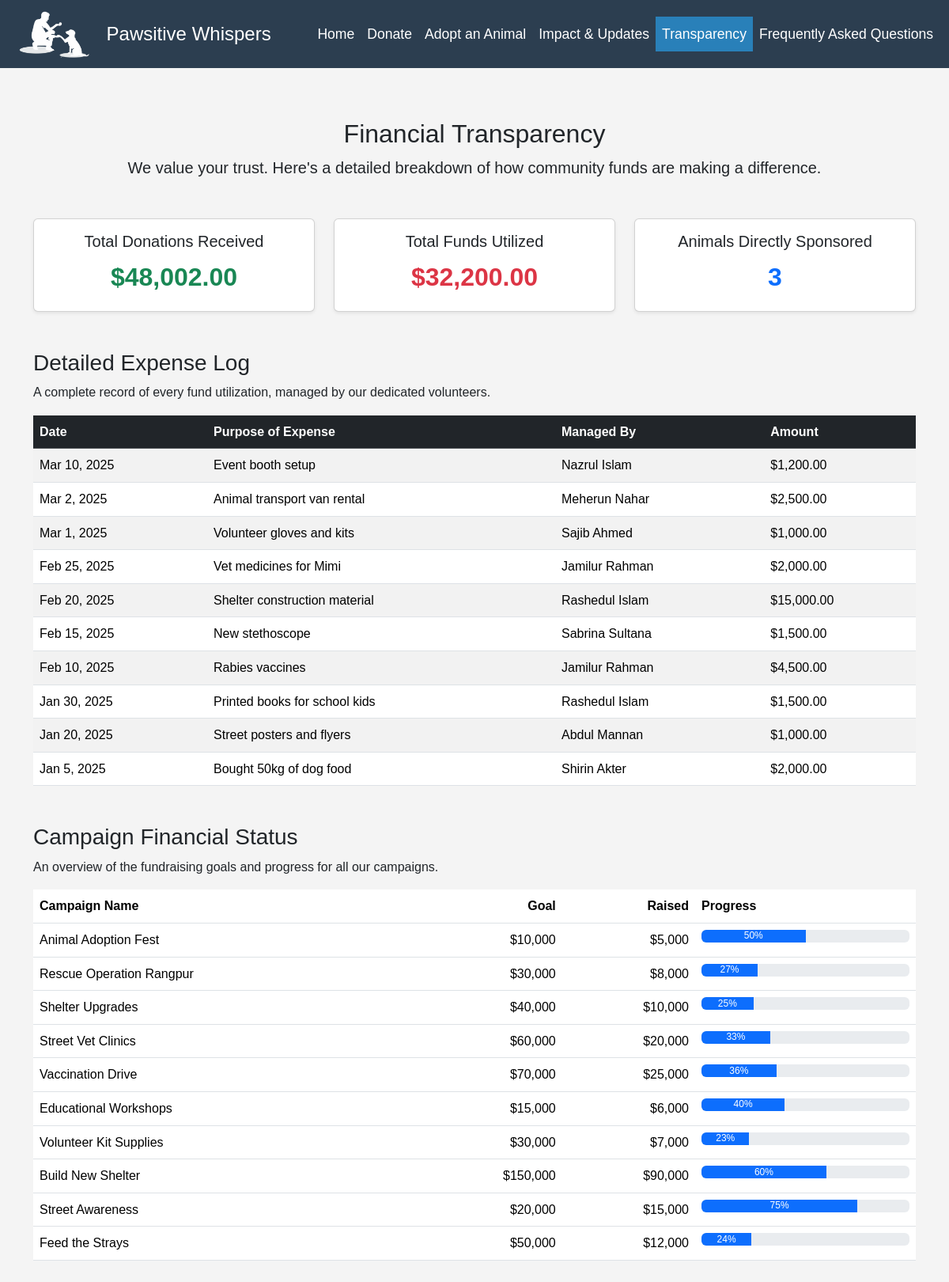
Screenshot of /Benefactor/control/TransparencyController.php with the database file from the repository.
### tables this page shows
CREATE TABLE FundUsage (
    UsageID INT PRIMARY KEY AUTO_INCREMENT,
    DonationID INT,
    UsedBy INT,
    Purpose TEXT,
    AmountUsed DECIMAL(10, 2),
    DateUsed DATE,
    Notes TEXT,
    FOREIGN KEY (DonationID) REFERENCES Donations(DonationID),
    FOREIGN KEY (UsedBy) REFERENCES Users(UserID)
);

CREATE TABLE Users (
    UserID INT PRIMARY KEY AUTO_INCREMENT,
    FullName VARCHAR(255) NOT NULL,
    Email VARCHAR(255) UNIQUE NOT NULL,
    Phone VARCHAR(20),
    Password VARCHAR(255) NOT NULL,
    HomeAddress TEXT,
    CityStateCountry VARCHAR(255),
    Role ENUM('General', 'Volunteer', 'Veterinarian', 'Benefactor') NOT NULL,
    ProfilePicturePath VARCHAR(255),
    SocialMediaLinks TEXT,
    EmailVerified BOOLEAN DEFAULT FALSE,
    CreatedAt TIMESTAMP DEFAULT CURRENT_TIMESTAMP,
    UpdatedAt TIMESTAMP DEFAULT CURRENT_TIMESTAMP ON UPDATE CURRENT_TIMESTAMP,
    DeletedAt TIMESTAMP NULL
);

CREATE TABLE Campaigns (
    CampaignID INT PRIMARY KEY AUTO_INCREMENT,
    CampaignName VARCHAR(100) NOT NULL,
    Description TEXT,
    StartDate DATE NOT NULL,
    EndDate DATE,
    GoalAmount DECIMAL(10, 2),
    RaisedAmount DECIMAL(10, 2) DEFAULT 0.00,
    CreatedBy INT NOT NULL,
    FOREIGN KEY (CreatedBy) REFERENCES Users(UserID) ON DELETE CASCADE
);

### Benefactor/control/TransparencyController.php (called while the page is built, shortened)
<?php
require_once '../model/BenefactorModel.php';
class TransparencyController {
    public function showTransparencyPage() {
        $model = new BenefactorModel();
        $summary = $model->getFinancialSummary();
        $fundLog = $model->getFundUsageLog();
        $campaigns = $model->getCampaignFinancials();
        $activePage = 'transparency';
        require_once '../view/Transparency.php';
    }
}
$controller = new TransparencyController();
$controller->showTransparencyPage();

### Benefactor/model/BenefactorModel.php (called while the page is built, shortened)
<?php
class BenefactorModel {
    private $conn;
    public function __construct() {
        $servername = "localhost";
        $username = "root";
        $password = "";
        $dbname = "PawsitiveWhispers";
        $this->conn = new mysqli($servername, $username, $password, $dbname);
    }
    public function getFinancialSummary() {
    $summary = [];
    $stmt1 = $this->conn->prepare("SELECT SUM(DonationAmount) AS TotalReceived FROM Donations");
    $stmt1->execute();
    $result1 = $stmt1->get_result()->fetch_assoc();
    $summary['total_received'] = $result1['TotalReceived'] ?? 0;
    $stmt2 = $this->conn->prepare("SELECT SUM(AmountUsed) AS TotalUsed FROM FundUsage");
    $stmt2->execute();
    $result2 = $stmt2->get_result()->fetch_assoc();
    $summary['total_used'] = $result2['TotalUsed'] ?? 0;
    $stmt3 = $this->conn->prepare("SELECT COUNT(DISTINCT AnimalID) AS AnimalsHelped FROM Donations WHERE AnimalID IS NOT NULL");
    $stmt3->execute();
    $result3 = $stmt3->get_result()->fetch_assoc();
    $summary['animals_helped'] = $result3['AnimalsHelped'] ?? 0;
    return $summary;
    }
    public function getFundUsageLog() {
        $query = "
            SELECT
                fu.DateUsed,
                fu.AmountUsed,
                fu.Purpose,
                u.FullName AS VolunteerName
            FROM
                FundUsage fu
            LEFT JOIN
                Users u ON fu.UsedBy = u.UserID
            ORDER BY
                fu.DateUsed DESC
        ";
        $result = $this->conn->query($query);
        return $result->fetch_all(MYSQLI_ASSOC);
    }
    public function getCampaignFinancials() {
        $query = "SELECT CampaignName, GoalAmount, RaisedAmount FROM Campaigns ORDER BY StartDate DESC";
        $result = $this->conn->query($query);
        return $result->fetch_all(MYSQLI_ASSOC);
    }
}

### Benefactor/view/Transparency.php (the view, shortened to what this page needs)
<?php
include '../includes/navbar.php';
?>
<main>
<section id="transparency">
  <div class="container py-4">
    <div class="text-center mb-5">
      <h2>Financial Transparency</h2>
      <p class="lead">We value your trust. Here's a detailed breakdown of how community funds are making a difference.</p>
    </div>
    <div class="row text-center mb-5">
        <div class="col-md-4">
            <div class="card shadow-sm h-100">
                <div class="card-body">
                    <h5 class="card-title">Total Donations Received</h5>
                    <p class="card-text fs-2 fw-bold text-success">$<?= number_format($summary['total_received'], 2); ?></p>
                </div>
            </div>
        </div>
        <div class="col-md-4">
            <div class="card shadow-sm h-100">
                <div class="card-body">
                    <h5 class="card-title">Total Funds Utilized</h5>
                    <p class="card-text fs-2 fw-bold text-danger">$<?= number_format($summary['total_used'], 2); ?></p>
                </div>
            </div>
        </div>
        <div class="col-md-4">
            <div class="card shadow-sm h-100">
                <div class="card-body">
                    <h5 class="card-title">Animals Directly Sponsored</h5>
                    <p class="card-text fs-2 fw-bold text-primary"><?= $summary['animals_helped']; ?></p>
                </div>
            </div>
        </div>
    </div>
    <div class="my-5">
        <h3>Detailed Expense Log</h3>
        <p>A complete record of every fund utilization, managed by our dedicated volunteers.</p>
        <table class="table table-striped table-hover">
            <thead class="table-dark">
                <tr>
                    <th>Date</th>
                    <th>Purpose of Expense</th>
                    <th>Managed By</th>
                    <th>Amount</th>
                </tr>
            </thead>
            <tbody>
                <?php foreach ($fundLog as $log): ?>
                <tr>
                    <td><?= date('M j, Y', strtotime($log['DateUsed'])); ?></td>
                    <td><?= htmlspecialchars($log['Purpose']); ?></td>
                    <td><?= htmlspecialchars($log['VolunteerName']); ?></td>
                    <td>$<?= number_format($log['AmountUsed'], 2); ?></td>
                </tr>
                <?php endforeach; ?>
            </tbody>
        </table>
    </div>
    <div class="my-5">
        <h3>Campaign Financial Status</h3>
        <p>An overview of the fundraising goals and progress for all our campaigns.</p>
        <table class="table">
            <thead>
                <tr>
                    <th>Campaign Name</th>
                    <th class="text-end">Goal</th>
                    <th class="text-end">Raised</th>
                    <th style="width: 25%;">Progress</th>
                </tr>
            </thead>
            <tbody>
                <?php foreach ($campaigns as $campaign): ?>
                <?php $progress = ($campaign['GoalAmount'] > 0) ? ($campaign['RaisedAmount'] / $campaign['GoalAmount']) * 100 : 0; ?>
                <tr>
                    <td><?= htmlspecialchars($campaign['CampaignName']); ?></td>
                    <td class="text-end">$<?= number_format($campaign['GoalAmount']); ?></td>
                    <td class="text-end">$<?= number_format($campaign['RaisedAmount']); ?></td>
                    <td>
                        <div class="progress">
                            <div class="progress-bar" style="width: <?= round($progress); ?>%;"><?= round($progress); ?>%</div>
                        </div>
                    </td>
                </tr>
                <?php endforeach; ?>
            </tbody>
        </table>
    </div>
  </div>
</section>
</main>

### Benefactor/includes/navbar.php (shortened to what this page needs)
<!DOCTYPE html>
<html lang="en">
<head>
    <link href="https://cdn.jsdelivr.net/npm/bootstrap@5.3.3/dist/css/bootstrap.min.css" rel="stylesheet">
    <link rel="stylesheet" href="../css/Style.css">
</head>
<body>
    <nav class="navbar navbar-expand-lg navbar-dark custom-navbar">
        <div class="container-fluid">
            <a class="navbar-brand d-flex align-items-center gap-2" href="../../Main/view/Homepage.html">
                <img src="../../Main/images/Icon.png" alt="PawsitiveWhispers Logo" class="navbar-logo">
                <span class="fs-4">Pawsitive Whispers</span>
            </a>
            <div class="collapse navbar-collapse justify-content-end" id="navbarNav">
                <ul class="navbar-nav">
                    <?php
                        $pages = [
                            'home'     => ['url' => '../view/Homepage.php', 'text' => 'Home'],
                            'donate'   => ['url' => '../control/DonationController.php', 'text' => 'Donate'],
                            'adoption' => ['url' => '../view/Adoption.php', 'text' => 'Adopt an Animal'],
                            'impact'   => ['url' => '../control/ImpactController.php', 'text' => 'Impact & Updates'],
                            'transparency' => ['url' => '../control/TransparencyController.php', 'text' => 'Transparency'],
                            'faq'      => ['url' => '../view/FAQs.php', 'text' => 'Frequently Asked Questions']
                        ];
                        foreach ($pages as $pageKey => $pageData) {
                            $isActive = ($activePage == $pageKey) ? 'active' : '';
                            echo '<li class="nav-item">
                                    <a class="nav-link ' . $isActive . '" href="' . $pageData['url'] . '">' . $pageData['text'] . '</a>
                                </li>';
                        }
                    ?>
                </ul>
            </div>
        </div>
    </nav>
</body>
</html>

### Benefactor/css/Style.css (style rules this page uses)
body { min-height: 100vh; font-family: Arial, sans-serif; margin: 0; padding: 0; line-height: 1.6; display: flex; flex-direction: column; }
main { flex: 1; }
.custom-navbar { background-color: #2c3e50; }
.navbar-logo { height: 60px; width: auto; }
.navbar-nav .nav-link { font-size: 1.1em; color: white; padding: 8px 16px; }
.navbar-nav .nav-link.active { background-color: #2980b9; }
section { width: 100%; margin: 0; padding: 40px 0; box-sizing: border-box; }
#home, #adoption, #about, #transparency { background-color: #f4f4f4; }

### rows the page displays
fundusage: DateUsed "Mar 10, 2025", Purpose "Event booth setup", UsedBy.FullName "Nazrul Islam", AmountUsed "1,200.00"
fundusage: DateUsed "Mar 2, 2025", Purpose "Animal transport van rental", UsedBy.FullName "Meherun Nahar", AmountUsed "2,500.00"
fundusage: DateUsed "Mar 1, 2025", Purpose "Volunteer gloves and kits", UsedBy.FullName "Sajib Ahmed", AmountUsed "1,000.00"
fundusage: DateUsed "Feb 25, 2025", Purpose "Vet medicines for Mimi", UsedBy.FullName "Jamilur Rahman", AmountUsed "2,000.00"
fundusage: DateUsed "Feb 20, 2025", Purpose "Shelter construction material", UsedBy.FullName "Rashedul Islam", AmountUsed "15,000.00"
fundusage: DateUsed "Feb 15, 2025", Purpose "New stethoscope", UsedBy.FullName "Sabrina Sultana", AmountUsed "1,500.00"
fundusage: DateUsed "Feb 10, 2025", Purpose "Rabies vaccines", UsedBy.FullName "Jamilur Rahman", AmountUsed "4,500.00"
fundusage: DateUsed "Jan 30, 2025", Purpose "Printed books for school kids", UsedBy.FullName "Rashedul Islam", AmountUsed "1,500.00"
fundusage: DateUsed "Jan 20, 2025", Purpose "Street posters and flyers", UsedBy.FullName "Abdul Mannan", AmountUsed "1,000.00"
fundusage: DateUsed "Jan 5, 2025", Purpose "Bought 50kg of dog food", UsedBy.FullName "Shirin Akter", AmountUsed "2,000.00"
campaigns: CampaignName "Animal Adoption Fest", GoalAmount "10,000", RaisedAmount "5,000", progress "50"
campaigns: CampaignName "Rescue Operation Rangpur", GoalAmount "30,000", RaisedAmount "8,000", progress "27"
campaigns: CampaignName "Shelter Upgrades", GoalAmount "40,000", RaisedAmount "10,000", progress "25"
campaigns: CampaignName "Street Vet Clinics", GoalAmount "60,000", RaisedAmount "20,000", progress "33"
campaigns: CampaignName "Vaccination Drive", GoalAmount "70,000", RaisedAmount "25,000", progress "36"
campaigns: CampaignName "Educational Workshops", GoalAmount "15,000", RaisedAmount "6,000", progress "40"
campaigns: CampaignName "Volunteer Kit Supplies", GoalAmount "30,000", RaisedAmount "7,000", progress "23"
campaigns: CampaignName "Build New Shelter", GoalAmount "150,000", RaisedAmount "90,000", progress "60"
campaigns: CampaignName "Street Awareness", GoalAmount "20,000", RaisedAmount "15,000", progress "75"
campaigns: CampaignName "Feed the Strays", GoalAmount "50,000", RaisedAmount "12,000", progress "24"

### other values shown
$pageData['text'] "Home"
$pageData['text'] "Donate"
$pageData['text'] "Adopt an Animal"
$pageData['text'] "Impact & Updates"
$pageData['text'] "Transparency"
$pageData['text'] "Frequently Asked Questions"
$summary['total_received'] "48,002.00"
$summary['total_used'] "32,200.00"
$summary['animals_helped'] "3"
